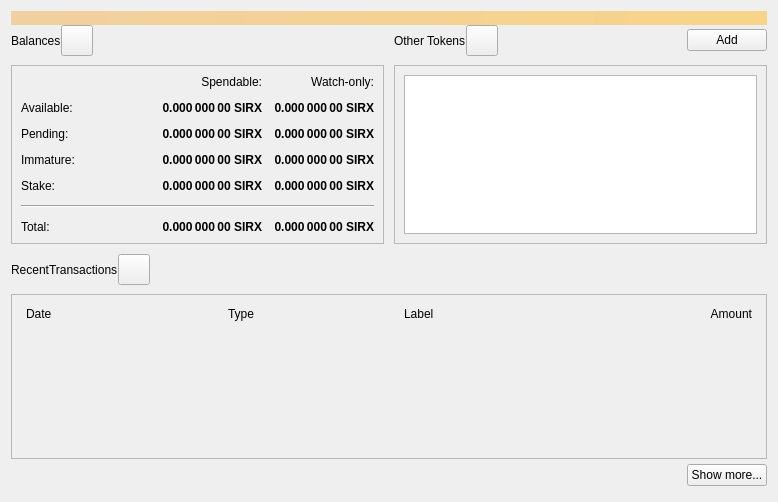
<?xml version="1.0" encoding="UTF-8"?>
<ui version="4.0">
 <class>OverviewPage</class>
 <widget class="QWidget" name="OverviewPage">
  <property name="geometry">
   <rect>
    <x>0</x>
    <y>0</y>
    <width>778</width>
    <height>502</height>
   </rect>
  </property>
  <property name="windowTitle">
   <string>Form</string>
  </property>
  <layout class="QVBoxLayout" name="topLayout">
   <property name="spacing">
    <number>0</number>
   </property>
   <item>
    <widget class="QLabel" name="labelAlerts">
     <property name="visible">
      <bool>false</bool>
     </property>
     <property name="styleSheet">
      <string notr="true">QLabel { background-color: qlineargradient(x1: 0, y1: 0, x2: 1, y2: 0, stop:0 #F0D0A0, stop:1 #F8D488); color:#000000; }</string>
     </property>
     <property name="wordWrap">
      <bool>true</bool>
     </property>
     <property name="margin">
      <number>3</number>
     </property>
     <property name="textInteractionFlags">
      <set>Qt::TextSelectableByMouse</set>
     </property>
    </widget>
   </item>
   <item>
    <layout class="QGridLayout" name="gridLayout_2">
     <item row="0" column="2">
      <layout class="QHBoxLayout" name="horizontalLayout_4">
       <property name="bottomMargin">
        <number>9</number>
       </property>
       <item>
        <widget class="QLabel" name="labelTokens">
         <property name="text">
          <string>Other Tokens</string>
         </property>
        </widget>
       </item>
       <item>
        <widget class="QToolButton" name="labelTokenStatus">
         <property name="toolTip">
          <string>The displayed information may be out of date. Your wallet automatically synchronizes with the Sirius network after a connection is established, but this process has not completed yet.</string>
         </property>
         <property name="text">
          <string/>
         </property>
         <property name="iconSize">
          <size>
           <width>24</width>
           <height>24</height>
          </size>
         </property>
         <property name="flat" stdset="0">
          <bool>false</bool>
         </property>
        </widget>
       </item>
       <item>
        <spacer name="horizontalSpacer_7">
         <property name="orientation">
          <enum>Qt::Horizontal</enum>
         </property>
         <property name="sizeHint" stdset="0">
          <size>
           <width>40</width>
           <height>20</height>
          </size>
         </property>
        </spacer>
       </item>
       <item>
        <widget class="QPushButton" name="buttonAddToken">
         <property name="text">
          <string>Add</string>
         </property>
        </widget>
       </item>
      </layout>
     </item>
     <item row="1" column="2">
      <widget class="QFrame" name="frameOtherTokens">
       <property name="minimumSize">
        <size>
         <width>0</width>
         <height>100</height>
        </size>
       </property>
       <property name="frameShape">
        <enum>QFrame::StyledPanel</enum>
       </property>
       <property name="frameShadow">
        <enum>QFrame::Raised</enum>
       </property>
       <layout class="QVBoxLayout" name="verticalLayout_10">
        <item>
         <widget class="QListView" name="listTokens">
          <property name="enabled">
           <bool>true</bool>
          </property>
         </widget>
        </item>
       </layout>
      </widget>
     </item>
     <item row="1" column="0">
      <widget class="QFrame" name="frameBalances">
       <property name="frameShape">
        <enum>QFrame::StyledPanel</enum>
       </property>
       <property name="frameShadow">
        <enum>QFrame::Raised</enum>
       </property>
       <layout class="QVBoxLayout" name="verticalLayout_4">
        <item>
         <layout class="QGridLayout" name="gridLayout">
          <property name="spacing">
           <number>12</number>
          </property>
          <item row="2" column="3">
           <widget class="QLabel" name="labelWatchPending">
            <property name="font">
             <font>
              <weight>75</weight>
              <bold>true</bold>
             </font>
            </property>
            <property name="cursor">
             <cursorShape>IBeamCursor</cursorShape>
            </property>
            <property name="toolTip">
             <string>Unconfirmed transactions to watch-only addresses</string>
            </property>
            <property name="text">
             <string notr="true">0.000 000 00 SIRX</string>
            </property>
            <property name="alignment">
             <set>Qt::AlignRight|Qt::AlignTrailing|Qt::AlignVCenter</set>
            </property>
            <property name="textInteractionFlags">
             <set>Qt::LinksAccessibleByMouse|Qt::TextSelectableByKeyboard|Qt::TextSelectableByMouse</set>
            </property>
           </widget>
          </item>
          <item row="2" column="2">
           <widget class="QLabel" name="labelUnconfirmed">
            <property name="font">
             <font>
              <weight>75</weight>
              <bold>true</bold>
             </font>
            </property>
            <property name="cursor">
             <cursorShape>IBeamCursor</cursorShape>
            </property>
            <property name="toolTip">
             <string>Total of transactions that have yet to be confirmed, and do not yet count toward the spendable balance</string>
            </property>
            <property name="text">
             <string notr="true">0.000 000 00 SIRX</string>
            </property>
            <property name="alignment">
             <set>Qt::AlignRight|Qt::AlignTrailing|Qt::AlignVCenter</set>
            </property>
            <property name="textInteractionFlags">
             <set>Qt::LinksAccessibleByMouse|Qt::TextSelectableByKeyboard|Qt::TextSelectableByMouse</set>
            </property>
           </widget>
          </item>
          <item row="3" column="2">
           <widget class="QLabel" name="labelImmature">
            <property name="font">
             <font>
              <weight>75</weight>
              <bold>true</bold>
             </font>
            </property>
            <property name="cursor">
             <cursorShape>IBeamCursor</cursorShape>
            </property>
            <property name="toolTip">
             <string>Mined balance that has not yet matured</string>
            </property>
            <property name="text">
             <string notr="true">0.000 000 00 SIRX</string>
            </property>
            <property name="alignment">
             <set>Qt::AlignRight|Qt::AlignTrailing|Qt::AlignVCenter</set>
            </property>
            <property name="textInteractionFlags">
             <set>Qt::LinksAccessibleByMouse|Qt::TextSelectableByKeyboard|Qt::TextSelectableByMouse</set>
            </property>
           </widget>
          </item>
          <item row="3" column="0">
           <widget class="QLabel" name="labelImmatureText">
            <property name="text">
             <string>Immature:</string>
            </property>
           </widget>
          </item>
          <item row="0" column="3">
           <widget class="QLabel" name="labelWatchonly">
            <property name="text">
             <string>Watch-only:</string>
            </property>
            <property name="alignment">
             <set>Qt::AlignRight|Qt::AlignTrailing|Qt::AlignVCenter</set>
            </property>
           </widget>
          </item>
          <item row="1" column="0">
           <widget class="QLabel" name="labelBalanceText">
            <property name="text">
             <string>Available:</string>
            </property>
           </widget>
          </item>
          <item row="1" column="2">
           <widget class="QLabel" name="labelBalance">
            <property name="font">
             <font>
              <weight>75</weight>
              <bold>true</bold>
             </font>
            </property>
            <property name="cursor">
             <cursorShape>IBeamCursor</cursorShape>
            </property>
            <property name="toolTip">
             <string>Your current spendable balance</string>
            </property>
            <property name="text">
             <string notr="true">0.000 000 00 SIRX</string>
            </property>
            <property name="alignment">
             <set>Qt::AlignRight|Qt::AlignTrailing|Qt::AlignVCenter</set>
            </property>
            <property name="textInteractionFlags">
             <set>Qt::LinksAccessibleByMouse|Qt::TextSelectableByKeyboard|Qt::TextSelectableByMouse</set>
            </property>
           </widget>
          </item>
          <item row="1" column="3">
           <widget class="QLabel" name="labelWatchAvailable">
            <property name="font">
             <font>
              <weight>75</weight>
              <bold>true</bold>
             </font>
            </property>
            <property name="cursor">
             <cursorShape>IBeamCursor</cursorShape>
            </property>
            <property name="toolTip">
             <string>Your current balance in watch-only addresses</string>
            </property>
            <property name="text">
             <string notr="true">0.000 000 00 SIRX</string>
            </property>
            <property name="alignment">
             <set>Qt::AlignRight|Qt::AlignTrailing|Qt::AlignVCenter</set>
            </property>
            <property name="textInteractionFlags">
             <set>Qt::LinksAccessibleByMouse|Qt::TextSelectableByKeyboard|Qt::TextSelectableByMouse</set>
            </property>
           </widget>
          </item>
          <item row="2" column="0">
           <widget class="QLabel" name="labelPendingText">
            <property name="text">
             <string>Pending:</string>
            </property>
           </widget>
          </item>
          <item row="0" column="2">
           <widget class="QLabel" name="labelSpendable">
            <property name="text">
             <string>Spendable:</string>
            </property>
            <property name="alignment">
             <set>Qt::AlignRight|Qt::AlignTrailing|Qt::AlignVCenter</set>
            </property>
           </widget>
          </item>
          <item row="4" column="0">
           <widget class="QLabel" name="labelStakeText">
            <property name="text">
             <string>Stake:</string>
            </property>
           </widget>
          </item>
          <item row="4" column="2">
           <widget class="QLabel" name="labelStake">
            <property name="font">
             <font>
              <weight>75</weight>
              <bold>true</bold>
             </font>
            </property>
            <property name="text">
             <string>0.000 000 00 SIRX</string>
            </property>
            <property name="alignment">
             <set>Qt::AlignRight|Qt::AlignTrailing|Qt::AlignVCenter</set>
            </property>
            <property name="textInteractionFlags">
             <set>Qt::LinksAccessibleByMouse|Qt::TextSelectableByKeyboard|Qt::TextSelectableByMouse</set>
            </property>
           </widget>
          </item>
          <item row="4" column="3">
           <widget class="QLabel" name="labelWatchStake">
            <property name="font">
             <font>
              <weight>75</weight>
              <bold>true</bold>
             </font>
            </property>
            <property name="text">
             <string>0.000 000 00 SIRX</string>
            </property>
            <property name="alignment">
             <set>Qt::AlignRight|Qt::AlignTrailing|Qt::AlignVCenter</set>
            </property>
            <property name="textInteractionFlags">
             <set>Qt::LinksAccessibleByMouse|Qt::TextSelectableByKeyboard|Qt::TextSelectableByMouse</set>
            </property>
           </widget>
          </item>
          <item row="3" column="3">
           <widget class="QLabel" name="labelWatchImmature">
            <property name="font">
             <font>
              <weight>75</weight>
              <bold>true</bold>
             </font>
            </property>
            <property name="cursor">
             <cursorShape>IBeamCursor</cursorShape>
            </property>
            <property name="toolTip">
             <string>Mined balance in watch-only addresses that has not yet matured</string>
            </property>
            <property name="text">
             <string notr="true">0.000 000 00 SIRX</string>
            </property>
            <property name="alignment">
             <set>Qt::AlignRight|Qt::AlignTrailing|Qt::AlignVCenter</set>
            </property>
            <property name="textInteractionFlags">
             <set>Qt::LinksAccessibleByMouse|Qt::TextSelectableByKeyboard|Qt::TextSelectableByMouse</set>
            </property>
           </widget>
          </item>
          <item row="7" column="3">
           <widget class="QLabel" name="labelWatchTotal">
            <property name="font">
             <font>
              <weight>75</weight>
              <bold>true</bold>
             </font>
            </property>
            <property name="cursor">
             <cursorShape>IBeamCursor</cursorShape>
            </property>
            <property name="toolTip">
             <string>Current total balance in watch-only addresses</string>
            </property>
            <property name="text">
             <string notr="true">0.000 000 00 SIRX</string>
            </property>
            <property name="alignment">
             <set>Qt::AlignRight|Qt::AlignTrailing|Qt::AlignVCenter</set>
            </property>
            <property name="textInteractionFlags">
             <set>Qt::LinksAccessibleByMouse|Qt::TextSelectableByKeyboard|Qt::TextSelectableByMouse</set>
            </property>
           </widget>
          </item>
          <item row="5" column="0" colspan="4">
           <spacer name="verticalSpacer">
            <property name="orientation">
             <enum>Qt::Vertical</enum>
            </property>
            <property name="sizeHint" stdset="0">
             <size>
              <width>20</width>
              <height>40</height>
             </size>
            </property>
           </spacer>
          </item>
          <item row="7" column="2">
           <widget class="QLabel" name="labelTotal">
            <property name="font">
             <font>
              <weight>75</weight>
              <bold>true</bold>
             </font>
            </property>
            <property name="cursor">
             <cursorShape>IBeamCursor</cursorShape>
            </property>
            <property name="toolTip">
             <string>Your current total balance</string>
            </property>
            <property name="text">
             <string notr="true">0.000 000 00 SIRX</string>
            </property>
            <property name="alignment">
             <set>Qt::AlignRight|Qt::AlignTrailing|Qt::AlignVCenter</set>
            </property>
            <property name="textInteractionFlags">
             <set>Qt::LinksAccessibleByMouse|Qt::TextSelectableByKeyboard|Qt::TextSelectableByMouse</set>
            </property>
           </widget>
          </item>
          <item row="0" column="1" rowspan="5">
           <spacer name="horizontalSpacer_5">
            <property name="orientation">
             <enum>Qt::Horizontal</enum>
            </property>
            <property name="sizeHint" stdset="0">
             <size>
              <width>40</width>
              <height>20</height>
             </size>
            </property>
           </spacer>
          </item>
          <item row="7" column="0">
           <widget class="QLabel" name="labelTotalText">
            <property name="text">
             <string>Total:        </string>
            </property>
           </widget>
          </item>
          <item row="6" column="0" colspan="4">
           <widget class="Line" name="hLine">
            <property name="orientation">
             <enum>Qt::Horizontal</enum>
            </property>
           </widget>
          </item>
         </layout>
        </item>
       </layout>
      </widget>
     </item>
     <item row="0" column="0">
      <layout class="QHBoxLayout" name="horizontalLayout_2">
       <property name="bottomMargin">
        <number>9</number>
       </property>
       <item>
        <widget class="QLabel" name="labelBalances">
         <property name="text">
          <string>Balances</string>
         </property>
        </widget>
       </item>
       <item>
        <widget class="QToolButton" name="labelWalletStatus">
         <property name="enabled">
          <bool>true</bool>
         </property>
         <property name="toolTip">
          <string>The displayed information may be out of date. Your wallet automatically synchronizes with the Sirius network after a connection is established, but this process has not completed yet.</string>
         </property>
         <property name="text">
          <string/>
         </property>
         <property name="icon">
          <iconset>
           <normaloff>:/icons/warning</normaloff>
           <disabledoff>:/icons/warning</disabledoff>:/icons/warning</iconset>
         </property>
         <property name="iconSize">
          <size>
           <width>24</width>
           <height>24</height>
          </size>
         </property>
         <property name="flat" stdset="0">
          <bool>false</bool>
         </property>
        </widget>
       </item>
       <item>
        <spacer name="horizontalSpacer">
         <property name="orientation">
          <enum>Qt::Horizontal</enum>
         </property>
         <property name="sizeHint" stdset="0">
          <size>
           <width>40</width>
           <height>20</height>
          </size>
         </property>
        </spacer>
       </item>
      </layout>
     </item>
     <item row="0" column="1" rowspan="2">
      <spacer name="horizontalSpacer_4">
       <property name="orientation">
        <enum>Qt::Horizontal</enum>
       </property>
       <property name="sizeType">
        <enum>QSizePolicy::Fixed</enum>
       </property>
       <property name="sizeHint" stdset="0">
        <size>
         <width>10</width>
         <height>20</height>
        </size>
       </property>
      </spacer>
     </item>
    </layout>
   </item>
   <item>
    <spacer name="verticalSpacer_4">
     <property name="orientation">
      <enum>Qt::Vertical</enum>
     </property>
     <property name="sizeType">
      <enum>QSizePolicy::Fixed</enum>
     </property>
     <property name="sizeHint" stdset="0">
      <size>
       <width>20</width>
       <height>10</height>
      </size>
     </property>
    </spacer>
   </item>
   <item>
    <layout class="QHBoxLayout" name="horizontalLayout_6">
     <property name="bottomMargin">
      <number>9</number>
     </property>
     <item>
      <widget class="QLabel" name="labelRecentTransactions">
       <property name="text">
        <string>RecentTransactions</string>
       </property>
      </widget>
     </item>
     <item>
      <widget class="QToolButton" name="labelTransactionsStatus">
       <property name="enabled">
        <bool>true</bool>
       </property>
       <property name="toolTip">
        <string>The displayed information may be out of date. Your wallet automatically synchronizes with the Sirius network after a connection is established, but this process has not completed yet.</string>
       </property>
       <property name="text">
        <string/>
       </property>
       <property name="icon">
        <iconset>
         <normaloff>:/icons/warning</normaloff>
         <disabledoff>:/icons/warning</disabledoff>:/icons/warning</iconset>
       </property>
       <property name="iconSize">
        <size>
         <width>24</width>
         <height>24</height>
        </size>
       </property>
       <property name="flat" stdset="0">
        <bool>false</bool>
       </property>
      </widget>
     </item>
     <item>
      <spacer name="horizontalSpacer_3">
       <property name="orientation">
        <enum>Qt::Horizontal</enum>
       </property>
       <property name="sizeHint" stdset="0">
        <size>
         <width>40</width>
         <height>20</height>
        </size>
       </property>
      </spacer>
     </item>
    </layout>
   </item>
   <item>
    <layout class="QVBoxLayout" name="verticalLayout_3">
     <item>
      <widget class="QFrame" name="frameRecentTransactions">
       <property name="frameShape">
        <enum>QFrame::StyledPanel</enum>
       </property>
       <property name="frameShadow">
        <enum>QFrame::Raised</enum>
       </property>
       <layout class="QVBoxLayout" name="verticalLayout_8">
        <item>
         <layout class="QHBoxLayout" name="horizontalLayout_3">
          <property name="spacing">
           <number>5</number>
          </property>
          <property name="leftMargin">
           <number>5</number>
          </property>
          <property name="rightMargin">
           <number>5</number>
          </property>
          <item>
           <widget class="QLabel" name="labelDate">
            <property name="text">
             <string>Date</string>
            </property>
           </widget>
          </item>
          <item>
           <spacer name="horizontalSpacer_2">
            <property name="orientation">
             <enum>Qt::Horizontal</enum>
            </property>
            <property name="sizeType">
             <enum>QSizePolicy::Fixed</enum>
            </property>
            <property name="sizeHint" stdset="0">
             <size>
              <width>25</width>
              <height>20</height>
             </size>
            </property>
           </spacer>
          </item>
          <item>
           <widget class="QLabel" name="labelType">
            <property name="text">
             <string>Type</string>
            </property>
           </widget>
          </item>
          <item>
           <widget class="QLabel" name="labelAddress">
            <property name="text">
             <string>Label</string>
            </property>
           </widget>
          </item>
          <item>
           <widget class="QLabel" name="labelAmount">
            <property name="text">
             <string>Amount</string>
            </property>
            <property name="alignment">
             <set>Qt::AlignRight|Qt::AlignTrailing|Qt::AlignVCenter</set>
            </property>
           </widget>
          </item>
         </layout>
        </item>
        <item>
         <widget class="QListView" name="listTransactions">
          <property name="styleSheet">
           <string notr="true">QListView { background: transparent; }</string>
          </property>
          <property name="frameShape">
           <enum>QFrame::NoFrame</enum>
          </property>
          <property name="verticalScrollBarPolicy">
           <enum>Qt::ScrollBarAlwaysOff</enum>
          </property>
          <property name="horizontalScrollBarPolicy">
           <enum>Qt::ScrollBarAlwaysOff</enum>
          </property>
         </widget>
        </item>
       </layout>
      </widget>
     </item>
     <item>
      <layout class="QHBoxLayout" name="horizontalLayout">
       <property name="topMargin">
        <number>5</number>
       </property>
       <property name="bottomMargin">
        <number>5</number>
       </property>
       <item>
        <spacer name="horizontalSpacer_6">
         <property name="orientation">
          <enum>Qt::Horizontal</enum>
         </property>
         <property name="sizeHint" stdset="0">
          <size>
           <width>40</width>
           <height>20</height>
          </size>
         </property>
        </spacer>
       </item>
       <item>
        <widget class="QPushButton" name="showMoreButton">
         <property name="text">
          <string>Show more...</string>
         </property>
        </widget>
       </item>
      </layout>
     </item>
    </layout>
   </item>
  </layout>
 </widget>
 <resources/>
 <connections/>
</ui>
